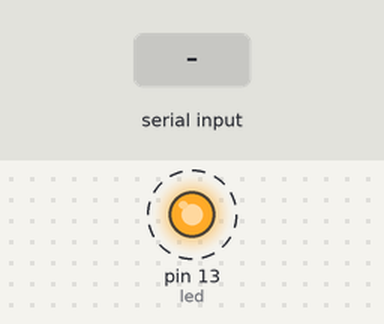
Recording of a sketch running on a simulated Arduino Uno, built with avr-gcc and run on an emulated ATmega328P. Shown: output pins drawn as LEDs (lit = HIGH). Dashed ring = blinking. Inputs (shaded band) come from the test bench. What the sketch prints to the serial monitor is not drawn.

Above: at 1.2 s.
1.3 s: "90,45\n" received over Serial
3.5 s: "5\n" received over Serial
5.5 s: "1,90,45\n" received over Serial
Timing chart, 0 to 13.5 s (numbered marks = the images above; inputs shaded):
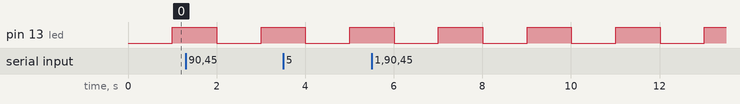

The sketch:

blinkLedPeriodic.ino
```cpp
/*** Define ***/
#define led 13

/*** Function Prototypes ***/
void blinkLed(void);
void readSerial(void);
bool wait(int period, unsigned long *currentTime, unsigned long previousTimeLed);

/*** External variables ***/
 int ledOnPeriod = 1000;                    // led on period default 1 sec
 int ledOffPeriod = 1000;                   // led off period default 1 sec

void setup() {
  pinMode(led, OUTPUT);
  Serial.begin(9600);
}

void loop() {
  blinkLed();                               // task for blink led 1 sec period
  readSerial();                             // task for read incoming data and echo data for "start" command
}

// Task 1
void blinkLed(void){
   static unsigned long previousTime = millis();   // set initial uc time
   unsigned long currentTime;
   static int ledState = LOW;                      // led state default to LOW

  if(wait(ledOffPeriod, &currentTime, previousTime) && ledState == LOW) {    // check elapsed time and led state
    previousTime = currentTime;                    // update previous time led value
    ledState = HIGH;
  }

  if(wait(ledOnPeriod, &currentTime, previousTime) && ledState == HIGH) {    // check elapsed time and led state
    previousTime = currentTime;                    // update previous time led value
    ledState = LOW;
  }
  digitalWrite(led, ledState);                     // blink led
}

// Task 2
void readSerial(void){
 char buf[20];                                     // incoming uart data
 char START[6] = "start";
 char STOP[5] = "stop";
 char LED[4] = "led";
 char ON[3] = "on";
 char OFF[4] = "off";
 char delimiter = '=';                            // delimiter of incoming data
 char *delimiterPtr;                              // points to delimiter in incoming data
 int echoState = 1;                               // defualt to echo incoming data

 memset(buf, 0, sizeof(buf)/sizeof(buf[0]));      // clear array content initially

  if(Serial.available()){
    Serial.readBytesUntil('\n', buf, sizeof(buf)/sizeof(buf[0]));

    // start
    if(strstr(buf, START)){                       // if find START string
      echoState = 1;                              // set echoState
    }
    // stop
    else if(strstr(buf, STOP)){                   // if find STOP string
      ledOnPeriod = 1000;                         // set led on period
      ledOffPeriod = 1000;                        // set led off period
      echoState = 0;
    }
    //led
    else if(strstr(buf, LED)){                    // if find LED string
      // ledon
      if(strstr(buf, ON)){                        // if find ON string
        delimiterPtr = strchr(buf, delimiter);    // find delimiter adress in buf
        ledOnPeriod = atoi(delimiterPtr + 1);     // set led on period after converting post-delimiter string
      }
      // ledoff
      else if(strstr(buf, OFF)){                  // if find OFF string
        delimiterPtr = strchr(buf, delimiter);    // convert integer after delimiter
        ledOffPeriod = atoi(delimiterPtr + 1);    // set led off period after converting post-delimiter string
      }
    }
    if(echoState){
      Serial.println(buf);                       // echo incoming uart data
    }
    memset(buf, 0, sizeof(buf)/sizeof(buf[0]));  // clear array content
  }
}

// if elapsed time bigger than period value return true, otherwise false
// takes wait period, previousTime and currentTime arguments
bool wait(int period, unsigned long *currentTime, unsigned long previousTime){
  *currentTime = millis();
  if(*currentTime - previousTime > period) return true;
  else                                     return false;
}
```

Measured:
- by itself, pin 13 (led): alternates HIGH for 1.0 s and LOW for 1.0 s
